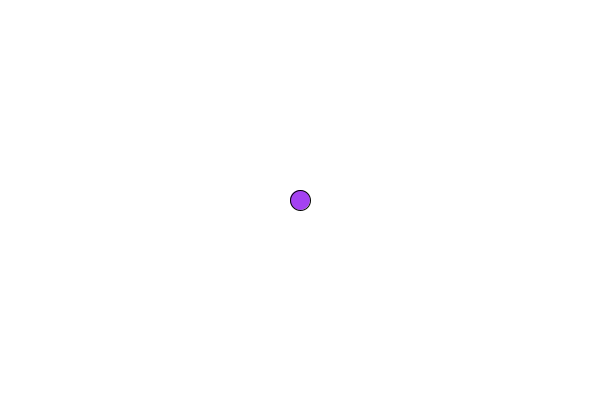
Frame 1 (no input)
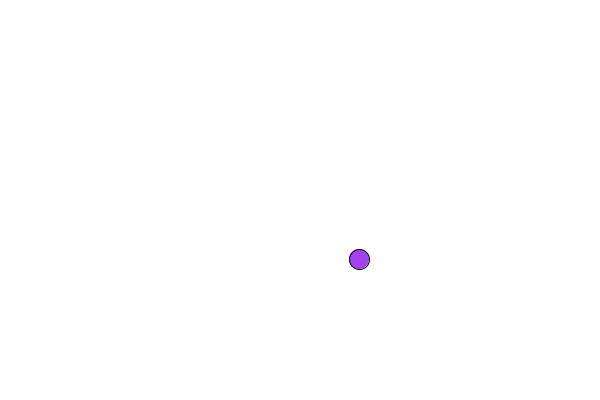
Frame 60 (the mouse pressed at the canvas centre just before this capture)
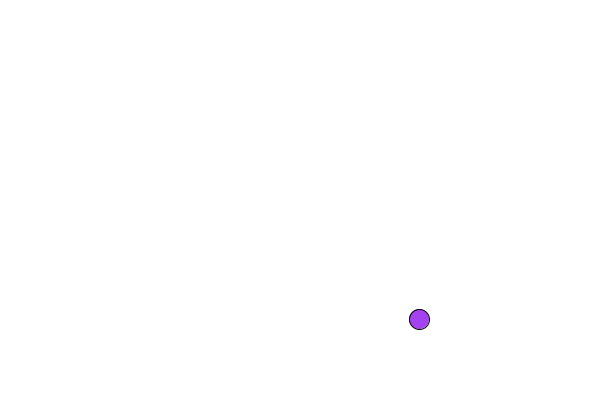
Frame 120 (the mouse held since frame 60 and released just before this capture)

The Processing sketch that drew these frames (run headless with seeded random() and noise(); from frame 60 on, the mouse is pressed at the canvas centre):

// Processing sketch: A1_ConstructorEncapsulated
// ── A1_ConstructorEncapsulated.pde
//global variables and objects
Ball myBall; // Both 1/2's of constructor
//Ball yourBall
//
color pongTableColour = 255; //ERROR: move to table CLASS, 255 is full Blue
//
void setup() {
  size(600, 400); //fullscreen(); displayWidth; displayHeight
  //ScreenSizeChecker for landscape, portrait, square views
  //Updated automatically for screen rotation on android
  // Population
  myBall = new Ball();
  // yourBall = new Ball();
} //end setup
//
void draw() { 
  background(pongTableColour); //Night mode is known in CLASS, not DRIVER
  myBall.draw();
} //end draw
//
void keyPressed() {} //end keyPressed
//
void mousePressed() {} //end mousePressed
//
//End DRIVER

// ── B2_Ball.pde
/*Known ERRORS
- Night Mode: Ball colour is full blue
*/
class Ball
{
  //Global variables (of class)
  float x, y, diameter;
  color colour;
  float xSpeed, ySpeed, xDirection, yDirection;
  //
  //Constructor
  Ball () {
    //Costructor Is... hard coded, single variable object
    //Local variables, deleted at the end of constructor
    int startX = width*1/2;
    int startY = height*1/2;
    int referentMeasure = ( width<height) ? width : height ; //review ternary operator
    //
    //Object variables
    x = startX; //span myBall in middle of display
    y = startY; 
    diameter = referentMeasure*1/20;
    colour = color ( random(255), random(255), random(255)) ; //random(), shortcut, casting from float to intin color var
    xSpeed = 1; // float, could be any number
    ySpeed = 1;
    xDirection = int (random(-1, 1)); //Hard code will change
    yDirection = int (random(-1, 1));
  }//End Constructor
  //
  void draw() { //ball, different draw function than the main program
    fill(colour); //caution: must reset defaults
    ellipse(x, y, diameter, diameter);
    fill(0);
    //
    step();
  }//End draw
  void step() {
    bounce();
    x += xSpeed; //x = x + xSpeed
    y += ySpeed;
  } //End step
  void bounce() {
    if ( x < 0+(diameter*1/2) || x > width-(diameter*1/2) ) xSpeed *= xDirection; //Repetition is *-1
    if ( y < 0+(diameter*1/2) || y > height-(diameter*1/2)) ySpeed *= yDirection; //Repetition is *-1
  }//End bounce
} //end BALL
